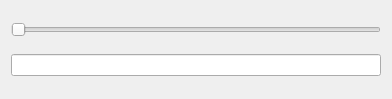
<?xml version="1.0" encoding="UTF-8"?>
<ui version="4.0">
 <class>Widget</class>
 <widget class="QWidget" name="Widget">
  <property name="geometry">
   <rect>
    <x>0</x>
    <y>0</y>
    <width>392</width>
    <height>99</height>
   </rect>
  </property>
  <property name="windowTitle">
   <string>Widget</string>
  </property>
  <layout class="QHBoxLayout" name="horizontalLayout_3">
   <item>
    <layout class="QVBoxLayout" name="verticalLayout">
     <item>
      <widget class="QSlider" name="hSlider">
       <property name="orientation">
        <enum>Qt::Horizontal</enum>
       </property>
      </widget>
     </item>
     <item>
      <widget class="QLineEdit" name="leVal"/>
     </item>
    </layout>
   </item>
  </layout>
 </widget>
 <resources/>
 <connections/>
</ui>
